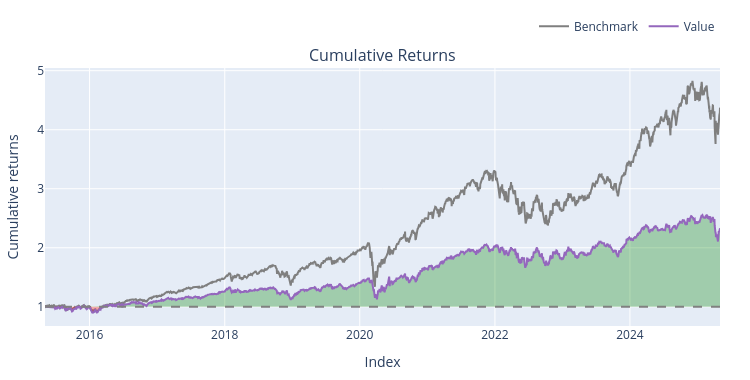

Write notebook code for a chart like this one.
### Code cell
macd_dict = {}
signal_dict = {}
hist_dict = {}
rsi_dict = {}

for ticker in close_df.columns:
    prices = close_df[ticker].to_numpy(dtype=np.float64)

    macd, signal, hist = talib.MACD(
        prices,
        fastperiod=12,
        slowperiod=26,
        signalperiod=9
    )

    rsi = talib.RSI(
        prices,
        timeperiod=14
    )

    macd_dict[ticker] = macd
    signal_dict[ticker] = signal
    hist_dict[ticker] = hist
    rsi_dict[ticker] = rsi

macd_df = pd.DataFrame(macd_dict, index=close_df.index)
signal_df = pd.DataFrame(signal_dict, index=close_df.index)
hist_df = pd.DataFrame(hist_dict, index=close_df.index)
rsi_df = pd.DataFrame(rsi_dict, index = close_df.index )

entries = macd_df >= signal_df
exits = macd_df < signal_df


backtest5 = vbt.Portfolio.from_signals(
    close=close_df,
    entries=entries,
    exits=exits,
    init_cash=100_000.0,
    size=0.1,                         
    size_type='percent',
    cash_sharing=True,                 
    group_by=True,                     
    freq='1D',
    fees=0.001,
    sl_stop = 0.10,
    tp_stop = 0.10
       
)


print(backtest5.stats())
backtest5.plot().show()

### Figure 1 — Plotly figure (JSON) as saved in the notebook; plotly's stock layout.template omitted (floating-point values rounded to 4 significant figures; data arrays with more than 128 entries replaced by an {"elided": "..."} marker saying what was removed)
{"data": [{"legendgroup": "0", "line": {"color": "#7f7f7f"}, "name": "Benchmark", "showlegend": true, "type": "scatter", "uid": "ef503e63-9d61-49b3-9bb2-c6519afa3646", "x": {"elided": "2515 str values"}, "xaxis": "x", "y": {"elided": "2515 float values"}, "yaxis": "y"}, {"hoverinfo": "skip", "legendgroup": "1", "line": {"color": "rgba(0, 0, 0, 0)", "width": 0}, "opacity": 0, "showlegend": false, "type": "scatter", "uid": "769505b4-9fad-4357-97fa-cd69c5f667a7", "x": {"elided": "2515 str values"}, "xaxis": "x", "y": {"elided": "2515 int values"}, "yaxis": "y"}, {"connectgaps": false, "fill": "tonexty", "fillcolor": "rgba(0, 128, 0, 0.3)", "hoverinfo": "skip", "legendgroup": "1", "line": {"color": "rgba(0, 0, 0, 0)", "width": 0}, "opacity": 0, "showlegend": false, "type": "scatter", "uid": "fbae68ce-9253-49cf-a3df-90c67a549902", "x": {"elided": "2515 str values"}, "xaxis": "x", "y": {"elided": "2515 float values"}, "yaxis": "y"}, {"hoverinfo": "skip", "legendgroup": "1", "line": {"color": "rgba(0, 0, 0, 0)", "width": 0}, "opacity": 0, "showlegend": false, "type": "scatter", "uid": "1b5116b5-a322-46cc-96fd-cc75fd01034d", "x": {"elided": "2515 str values"}, "xaxis": "x", "y": {"elided": "2515 int values"}, "yaxis": "y"}, {"connectgaps": false, "fill": "tonexty", "fillcolor": "rgba(255, 0, 0, 0.3)", "hoverinfo": "skip", "legendgroup": "1", "line": {"color": "rgba(0, 0, 0, 0)", "width": 0}, "opacity": 0, "showlegend": false, "type": "scatter", "uid": "33b02889-07b6-47f3-893d-b23d5eab4fe1", "x": {"elided": "2515 str values"}, "xaxis": "x", "y": {"elided": "2515 float values"}, "yaxis": "y"}, {"legendgroup": "2", "line": {"color": "#9467bd"}, "name": "Value", "showlegend": true, "type": "scatter", "uid": "f219c980-1f30-4a90-af0d-b86220208fbf", "x": {"elided": "2515 str values"}, "xaxis": "x", "y": {"elided": "2515 float values"}, "yaxis": "y"}, {"hoverinfo": "skip", "legendgroup": "1", "line": {"color": "rgba(0, 0, 0, 0)", "width": 0}, "opacity": 0, "showlegend": false, "type": "scatter", "uid": "84c31836-de22-43be-bb72-34d1f1d2a626", "x": {"elided": "2515 str values"}, "xaxis": "x", "y": {"elided": "2515 int values"}, "yaxis": "y"}], "layout": {"annotations": [{"font": {"size": 16}, "showarrow": false, "text": "Cumulative Returns", "x": 0.5, "xanchor": "center", "xref": "paper", "y": 1, "yanchor": "bottom", "yref": "paper"}], "height": 380, "legend": {"orientation": "h", "traceorder": "normal", "x": 1, "xanchor": "right", "y": 1.105, "yanchor": "bottom"}, "margin": {"b": 30, "l": 30, "r": 30, "t": 30}, "shapes": [{"line": {"color": "gray", "dash": "dash"}, "type": "line", "x0": 0, "x1": 1, "xref": "paper", "y0": 1, "y1": 1, "yref": "y"}], "showlegend": true, "width": 750, "xaxis": {"anchor": "y", "domain": [0, 1], "title": {"text": "Index"}}, "yaxis": {"anchor": "x", "domain": [0, 1], "title": {"text": "Cumulative returns"}}}}
